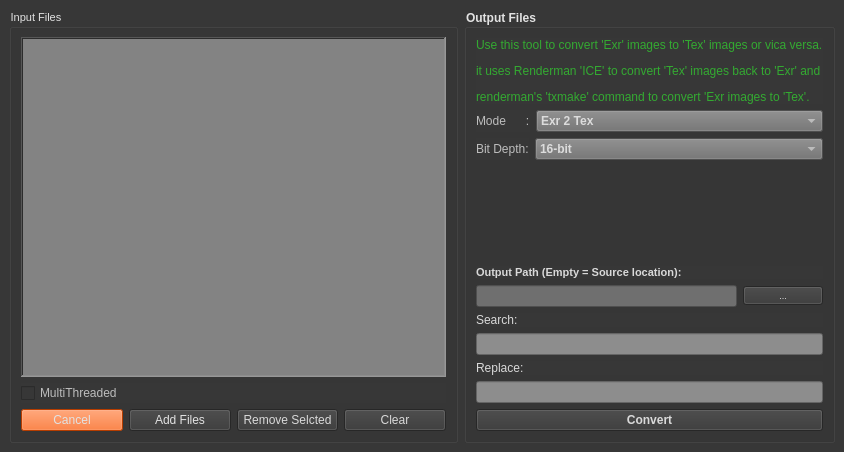
<?xml version="1.0" encoding="UTF-8"?>
<ui version="4.0">
 <class>MainWindow</class>
 <widget class="QMainWindow" name="MainWindow">
  <property name="geometry">
   <rect>
    <x>0</x>
    <y>0</y>
    <width>844</width>
    <height>452</height>
   </rect>
  </property>
  <property name="windowTitle">
   <string>MainWindow</string>
  </property>
  <property name="styleSheet">
   <string notr="true"/>
  </property>
  <widget class="QWidget" name="centralwidget">
   <property name="font">
    <font>
     <weight>75</weight>
     <bold>true</bold>
    </font>
   </property>
   <property name="styleSheet">
    <string notr="true">background-color: rgb(55, 55,55);</string>
   </property>
   <layout class="QGridLayout" name="gridLayout_2">
    <item row="0" column="0">
     <widget class="QGroupBox" name="groupBox">
      <property name="enabled">
       <bool>true</bool>
      </property>
      <property name="sizePolicy">
       <sizepolicy hsizetype="Minimum" vsizetype="Preferred">
        <horstretch>0</horstretch>
        <verstretch>0</verstretch>
       </sizepolicy>
      </property>
      <property name="font">
       <font>
        <pointsize>8</pointsize>
       </font>
      </property>
      <property name="styleSheet">
       <string notr="true">color: rgb(226, 226, 226);</string>
      </property>
      <property name="title">
       <string>Input Files</string>
      </property>
      <layout class="QGridLayout" name="gridLayout">
       <item row="0" column="0">
        <layout class="QVBoxLayout" name="verticalLayout">
         <item>
          <widget class="QListWidget" name="list_widget">
           <property name="styleSheet">
            <string notr="true">background-color: rgb(131, 131, 131);
color: rgb(48, 48, 48);
alternate-background-color: rgb(151, 151, 151);</string>
           </property>
           <property name="frameShape">
            <enum>QFrame::WinPanel</enum>
           </property>
           <property name="frameShadow">
            <enum>QFrame::Sunken</enum>
           </property>
           <property name="alternatingRowColors">
            <bool>true</bool>
           </property>
           <property name="selectionMode">
            <enum>QAbstractItemView::ExtendedSelection</enum>
           </property>
          </widget>
         </item>
         <item>
          <widget class="QCheckBox" name="check_multithreaded">
           <property name="styleSheet">
            <string notr="true">color: rgb(189, 189, 189);</string>
           </property>
           <property name="text">
            <string>MultiThreaded</string>
           </property>
          </widget>
         </item>
         <item>
          <layout class="QHBoxLayout" name="horizontalLayout">
           <item>
            <widget class="QPushButton" name="cancel_task">
             <property name="styleSheet">
              <string notr="true">background-color: rgb(255, 85, 0);</string>
             </property>
             <property name="text">
              <string>Cancel</string>
             </property>
            </widget>
           </item>
           <item>
            <widget class="QPushButton" name="add_file">
             <property name="text">
              <string>Add Files</string>
             </property>
            </widget>
           </item>
           <item>
            <widget class="QPushButton" name="remove_files">
             <property name="styleSheet">
              <string notr="true">color: rgb(217, 217, 217);</string>
             </property>
             <property name="text">
              <string>Remove Selcted</string>
             </property>
            </widget>
           </item>
           <item>
            <widget class="QPushButton" name="clear_files">
             <property name="styleSheet">
              <string notr="true">color: rgb(217, 217, 217);</string>
             </property>
             <property name="text">
              <string>Clear</string>
             </property>
            </widget>
           </item>
          </layout>
         </item>
        </layout>
       </item>
      </layout>
     </widget>
    </item>
    <item row="0" column="1">
     <widget class="QGroupBox" name="groupBox_out">
      <property name="sizePolicy">
       <sizepolicy hsizetype="Fixed" vsizetype="Preferred">
        <horstretch>0</horstretch>
        <verstretch>0</verstretch>
       </sizepolicy>
      </property>
      <property name="minimumSize">
       <size>
        <width>333</width>
        <height>0</height>
       </size>
      </property>
      <property name="styleSheet">
       <string notr="true">color: rgb(226, 226, 226);</string>
      </property>
      <property name="title">
       <string>Output Files</string>
      </property>
      <layout class="QGridLayout" name="gridLayout_3">
       <item row="1" column="0">
        <layout class="QVBoxLayout" name="verticalLayout_3">
         <item>
          <layout class="QHBoxLayout" name="horizontalLayout_5">
           <item>
            <widget class="QLabel" name="label_3">
             <property name="sizePolicy">
              <sizepolicy hsizetype="Fixed" vsizetype="Preferred">
               <horstretch>0</horstretch>
               <verstretch>0</verstretch>
              </sizepolicy>
             </property>
             <property name="styleSheet">
              <string notr="true">color: rgb(189, 189, 189);</string>
             </property>
             <property name="text">
              <string>Mode      :</string>
             </property>
            </widget>
           </item>
           <item>
            <widget class="QComboBox" name="cmBox_mode">
             <property name="font">
              <font>
               <pointsize>9</pointsize>
               <weight>75</weight>
               <bold>true</bold>
              </font>
             </property>
             <property name="styleSheet">
              <string notr="true">background-color: rgb(111, 111, 111);
color: rgb(220, 220, 220);</string>
             </property>
             <item>
              <property name="text">
               <string>Exr 2 Tex</string>
              </property>
             </item>
             <item>
              <property name="text">
               <string>Tex 2 Exr</string>
              </property>
             </item>
            </widget>
           </item>
          </layout>
         </item>
         <item>
          <layout class="QVBoxLayout" name="verticalLayout_2">
           <item>
            <layout class="QHBoxLayout" name="horizontalLayout_3">
             <item>
              <widget class="QLabel" name="label_2">
               <property name="sizePolicy">
                <sizepolicy hsizetype="Fixed" vsizetype="Preferred">
                 <horstretch>0</horstretch>
                 <verstretch>0</verstretch>
                </sizepolicy>
               </property>
               <property name="styleSheet">
                <string notr="true">color: rgb(189, 189, 189);</string>
               </property>
               <property name="text">
                <string>Bit Depth:</string>
               </property>
              </widget>
             </item>
             <item>
              <widget class="QComboBox" name="cmBox_bitDepth">
               <property name="font">
                <font>
                 <weight>75</weight>
                 <bold>true</bold>
                </font>
               </property>
               <property name="styleSheet">
                <string notr="true">background-color: rgb(111, 111, 111);
color: rgb(220, 220, 220);</string>
               </property>
               <item>
                <property name="text">
                 <string>16-bit</string>
                </property>
               </item>
               <item>
                <property name="text">
                 <string>32-bit</string>
                </property>
               </item>
               <item>
                <property name="text">
                 <string>8-bit</string>
                </property>
               </item>
              </widget>
             </item>
            </layout>
           </item>
           <item>
            <spacer name="verticalSpacer_2">
             <property name="orientation">
              <enum>Qt::Vertical</enum>
             </property>
             <property name="sizeHint" stdset="0">
              <size>
               <width>20</width>
               <height>40</height>
              </size>
             </property>
            </spacer>
           </item>
           <item>
            <widget class="QLabel" name="label_choose_outPath">
             <property name="font">
              <font>
               <pointsize>8</pointsize>
               <weight>75</weight>
               <bold>true</bold>
              </font>
             </property>
             <property name="styleSheet">
              <string notr="true">color: rgb(217, 217, 217);</string>
             </property>
             <property name="text">
              <string>Output Path (Empty = Source location):</string>
             </property>
            </widget>
           </item>
           <item>
            <layout class="QHBoxLayout" name="horizontalLayout_2">
             <item>
              <widget class="QLineEdit" name="output_path_le">
               <property name="styleSheet">
                <string notr="true">background-color: rgb(111, 111, 111);
</string>
               </property>
              </widget>
             </item>
             <item>
              <widget class="QPushButton" name="choos_dir">
               <property name="font">
                <font>
                 <pointsize>7</pointsize>
                </font>
               </property>
               <property name="text">
                <string>...</string>
               </property>
              </widget>
             </item>
            </layout>
           </item>
           <item>
            <widget class="QLabel" name="label_search">
             <property name="styleSheet">
              <string notr="true">color: rgb(217, 217, 217);</string>
             </property>
             <property name="text">
              <string>Search:</string>
             </property>
            </widget>
           </item>
           <item>
            <widget class="QLineEdit" name="ln_edt_search">
             <property name="styleSheet">
              <string notr="true">background-color: rgb(141, 141, 141);
</string>
             </property>
            </widget>
           </item>
           <item>
            <widget class="QLabel" name="label_replace">
             <property name="styleSheet">
              <string notr="true">color: rgb(217, 217, 217);</string>
             </property>
             <property name="text">
              <string>Replace:</string>
             </property>
            </widget>
           </item>
           <item>
            <widget class="QLineEdit" name="ln_edt_replace">
             <property name="styleSheet">
              <string notr="true">background-color: rgb(141, 141, 141);
</string>
             </property>
            </widget>
           </item>
           <item>
            <layout class="QHBoxLayout" name="horizontalLayout_4">
             <item>
              <widget class="QPushButton" name="convert_files">
               <property name="font">
                <font>
                 <weight>75</weight>
                 <bold>true</bold>
                </font>
               </property>
               <property name="styleSheet">
                <string notr="true">color: rgb(217, 217, 217);</string>
               </property>
               <property name="text">
                <string>Convert</string>
               </property>
              </widget>
             </item>
            </layout>
           </item>
          </layout>
         </item>
        </layout>
       </item>
       <item row="0" column="0">
        <widget class="QLabel" name="label_4">
         <property name="sizePolicy">
          <sizepolicy hsizetype="Fixed" vsizetype="Fixed">
           <horstretch>0</horstretch>
           <verstretch>0</verstretch>
          </sizepolicy>
         </property>
         <property name="styleSheet">
          <string notr="true">color: rgb(51, 170, 49);</string>
         </property>
         <property name="text">
          <string>&lt;html&gt;&lt;head/&gt;&lt;body&gt;&lt;p&gt;Use this tool to convert 'Exr' images to 'Tex' images or vica versa.&lt;/p&gt;&lt;p&gt; it uses Renderman 'ICE' to convert 'Tex' images back to 'Exr' and&lt;/p&gt;&lt;p&gt; renderman's 'txmake' command to convert 'Exr images to 'Tex'.&lt;/p&gt;&lt;/body&gt;&lt;/html&gt;</string>
         </property>
        </widget>
       </item>
      </layout>
     </widget>
    </item>
   </layout>
  </widget>
  <action name="add_files">
   <property name="text">
    <string>open</string>
   </property>
   <property name="font">
    <font>
     <weight>75</weight>
     <bold>true</bold>
    </font>
   </property>
  </action>
 </widget>
 <resources/>
 <connections/>
</ui>
